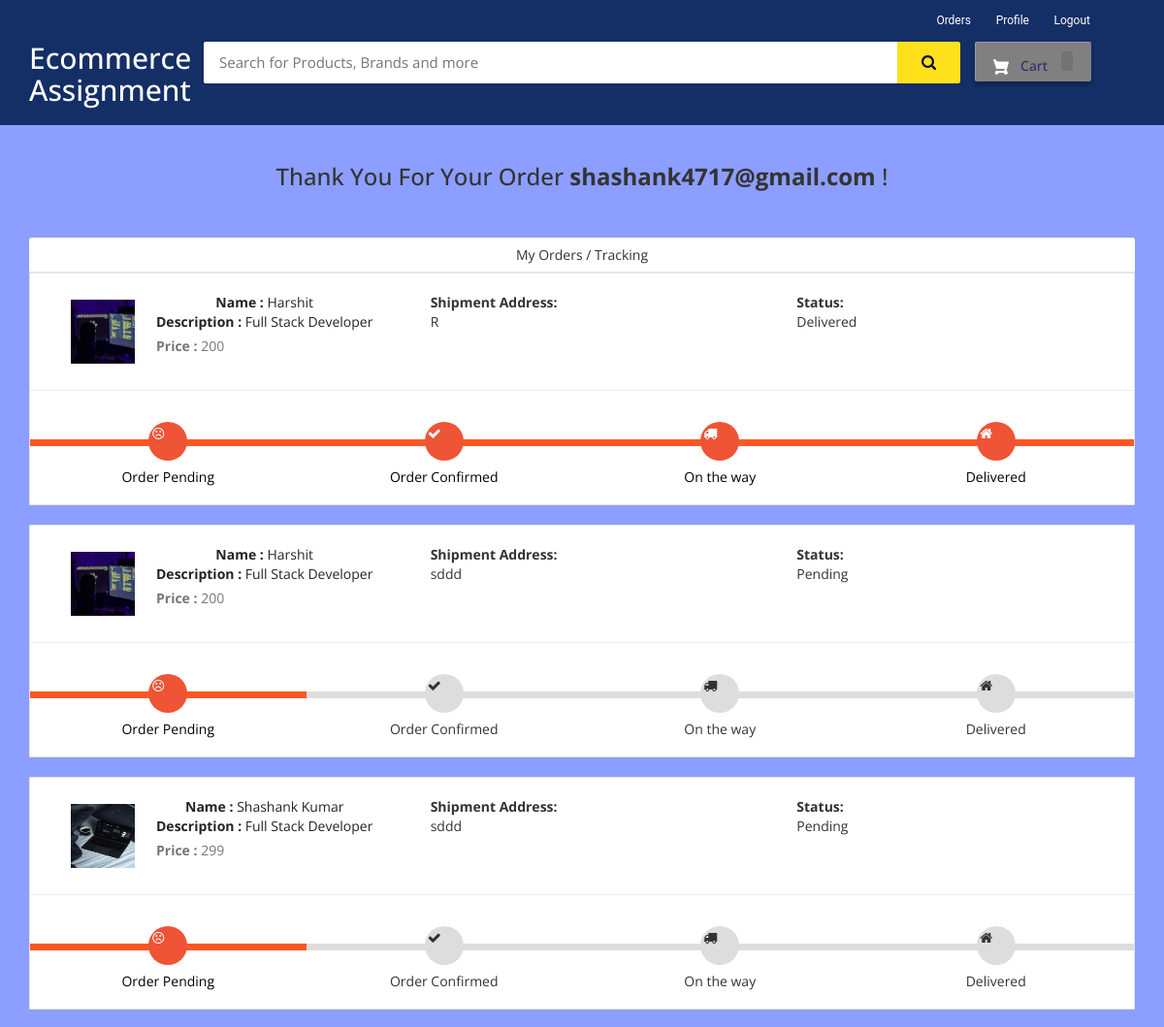
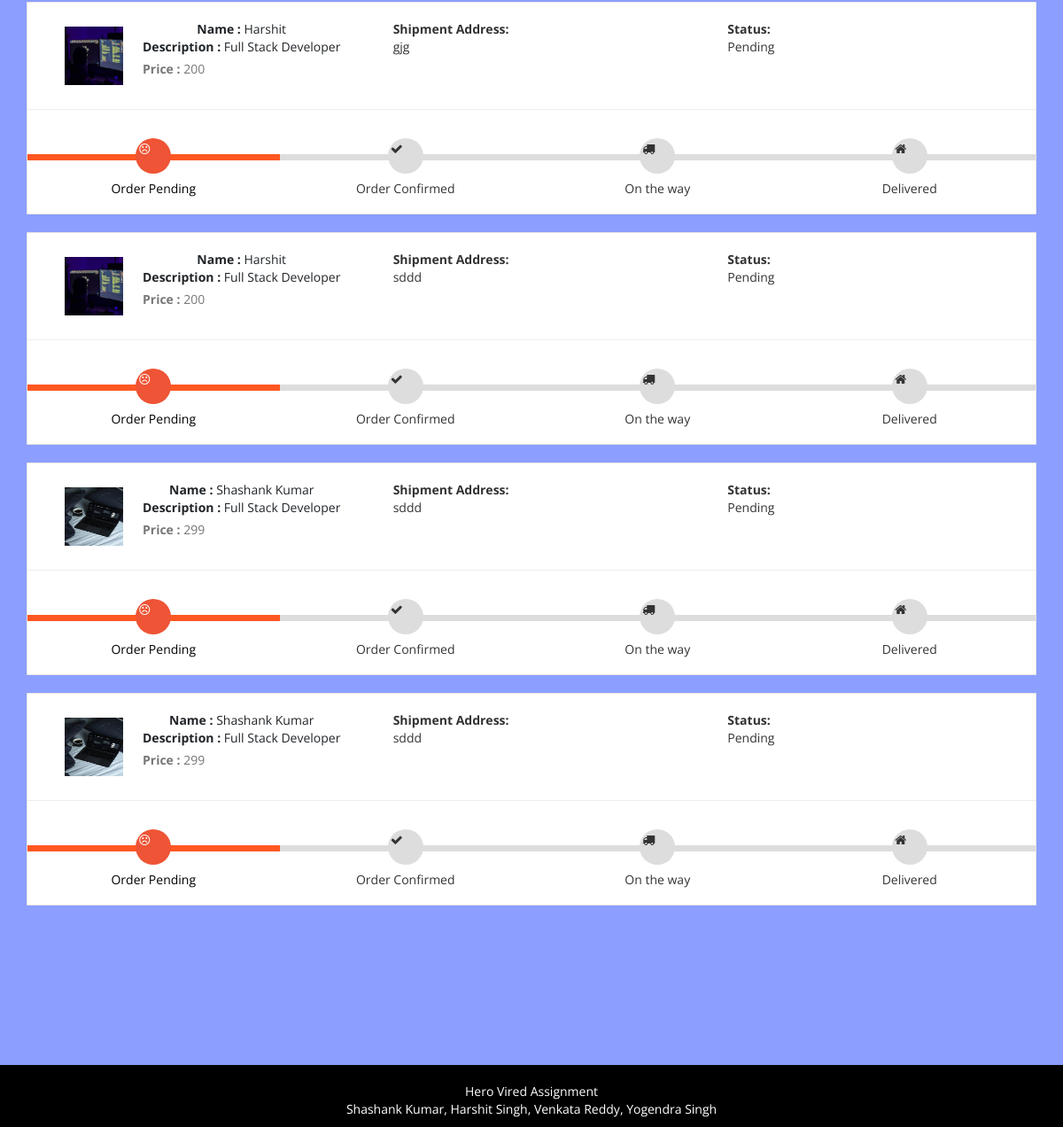
The app's page /my-order (signed in) with its own data (2 pictures, top to bottom).
### ecom/models.py (models this page shows, shortened)
class Product(models.Model):
    name=models.CharField(max_length=40)
    product_image= models.ImageField(upload_to='product_image/',null=True,blank=True)
    price = models.PositiveIntegerField()
    description=models.CharField(max_length=40)

class Orders(models.Model):
    STATUS =(
        ('Pending','Pending'),
        ('Order Confirmed','Order Confirmed'),
        ('Out for Delivery','Out for Delivery'),
        ('Delivered','Delivered'),
    )
    customer=models.ForeignKey('Customer', on_delete=models.CASCADE,null=True)
    product=models.ForeignKey('Product',on_delete=models.CASCADE,null=True)
    email = models.CharField(max_length=50,null=True)
    address = models.CharField(max_length=500,null=True)
    mobile = models.CharField(max_length=20,null=True)
    order_date= models.DateField(auto_now_add=True,null=True)
    status=models.CharField(max_length=50,null=True,choices=STATUS)

### ecom/views.py (the view)
# urls.py: path('my-order', views.my_order_view,name='my-order'),
@login_required(login_url='customerlogin')
@user_passes_test(is_customer)
def my_order_view(request):
    customer=models.Customer.objects.get(user_id=request.user.id)
    orders=models.Orders.objects.all().filter(customer_id = customer)
    ordered_products=[]
    for order in orders:
        ordered_product=models.Product.objects.all().filter(id=order.product.id)
        ordered_products.append(ordered_product)
    return render(request,'ecom/my_order.html',{'data':zip(ordered_products,orders)})

### ecom/views.py (called while the page is built)
def is_customer(user):
    return user.groups.filter(name='CUSTOMER').exists()

### templates/ecom/my_order.html (shortened to what this page needs)
{% extends 'ecom/customer_base.html' %}
{% load static %}
{% block content %}
<br>
<h3 style="text-align:center;">Thank You For Your Order  <strong>{{request.user}}</strong> !</h3> <br><br>
<div class="container">
    <header class="card-header" style="text-align:center;"> My Orders / Tracking </header>
    {% for products,order in data %}
    <article class="card">
        <div class="card-body">
            <ul class="row" style="margin-left:20px;margin-top:20px;">
                <li class="col-md-4">
                  <figure class="itemside mb-3">
                    {%for product in products%}
                      <div class="aside"><img src="{% static product.product_image.url %}" class="img-sm border"></div>
                      <figcaption class="info align-self-center">
                          <p class="title"><strong>Name : </strong>{{product.name}} <br> <strong>Description : </strong>{{product.description}}</p> <span class="text-muted"><strong>Price : </strong>{{product.price}} </span>
                      </figcaption>
                  </figure>
                </li>
                <li class="col-md-4">
                    <div class="col"> <strong>Shipment Address:</strong> <br> {{order.address}}</div>
                </li>
                <li class="col-md-4">
                    <div class="col"> <strong>Status:</strong> <br> {{order.status}} </div> <br>
                </li>
                {%endfor%}
            </ul>
            <hr>
            <div class="track">
                {%if order.status == 'Pending' %}
                <div class="step active"> <span class="icon"> <i style="padding-top:5px; padding-right:20px;" class="fa fa-frown-o"></i> </span> <span class="text">Order Pending</span> </div>
                <div class="step "> <span class="icon"> <i style="padding-top:5px; padding-right:20px;" class="fa fa-check"></i> </span> <span class="text"> Order Confirmed</span> </div>
                <div class="step "> <span class="icon"> <i style="padding-top:5px; padding-right:20px;" class="fa fa-truck"></i> </span> <span class="text"> On the way </span> </div>
                <div class="step "> <span class="icon"> <i style="padding-top:5px; padding-right:20px;" class="fa fa-home"></i> </span> <span class="text">Delivered</span> </div>
                {%else%}
                <div class="step active"> <span class="icon"> <i style="padding-top:5px; padding-right:20px;" class="fa fa-frown-o"></i> </span> <span class="text">Order Pending</span> </div>
                <div class="step active"> <span class="icon"> <i style="padding-top:5px; padding-right:20px;" class="fa fa-check"></i> </span> <span class="text"> Order Confirmed</span> </div>
                <div class="step active"> <span class="icon"> <i style="padding-top:5px; padding-right:20px;" class="fa fa-truck"></i> </span> <span class="text"> On the way </span> </div>
                <div class="step active"> <span class="icon"> <i style="padding-top:5px; padding-right:20px;" class="fa fa-home"></i> </span> <span class="text">Delivered</span> </div>
                {%endif%}
            </div>
        </div>
    </article><br>
    {%endfor%}
</div>
<br><br><br><br><br>
{% endblock content %}

### templates/ecom/customer_base.html (shortened to what this page needs)
<html>
{% load static %}
<head>
<link rel="stylesheet" href="https://maxcdn.bootstrapcdn.com/bootstrap/3.3.0/css/bootstrap.min.css">
<link rel="stylesheet" href="https://maxcdn.bootstrapcdn.com/font-awesome/4.7.0/css/font-awesome.min.css">
</head>
<body>
<div id="navbar">
    <div class="container">
        <div class="row row1">
            <ul class="largenav pull-right">
                 <li class="upper-links"><a class="links" href="/my-order">Orders</a></li>
                 <li class="upper-links"><a class="links" href="/my-profile">Profile</a></li>
                  <li class="upper-links"><a class="links" href="/logout">Logout</a></li>
            </ul>
        </div>
        <div class="row row2">
            <div class="col-sm-2">
                <h2 style="margin:0px;"><a style="text-decoration:none; color:white;" href="/"><span class="largenav">Ecommerce Assignment </span></a></h2>
            </div>
            <div class="navbar-search smallsearch col-sm-8 col-xs-11">
              <form  action="/search" method="get">
                <div class="row"> <input class="navbar-input col-xs-11" type="search" placeholder="Search for Products, Brands and more" name="query" id="query">
                  <button class="navbar-button col-xs-1" type="submit">
                  </button>
                </div>
              </form>
            </div>
            <div class="cart1 largenav col-sm-2"> <a class="cart-button" href="/cart">  Cart <span class="item-number ">{{ product_count_in_cart }}</span> </a> </div>
        </div>
    </div>
</div>
{% block content %}
{% endblock content %}
<br><br><br>
<footer>
  <br>
  <div class="container">
    <div class="row">
      <div class="col-md-12 col-sm-12">
        <div style="color:#ffffff;" class="wow fadeInUp footer-copyright">
          <p>Hero Vired Assignment <br>
           Shashank Kumar, Harshit Singh, Venkata Reddy, Yogendra Singh  </p>
        </div>
      </div>
    </div>
  </div>
</footer>
</body>
</html>

### templates/ecom/customer_base.html (style rules this page uses)
body { background-color: #ebe0e0 }
#navbar { background-color: rgb(20, 46, 102); color: rgb(53, 44, 104); }
.row1 { padding-top: 10px; padding-right: 50px }
.row2 { padding-bottom: 20px }
.navbar-input { padding: 11px 16px; border-radius: 2px 0 0 2px; border: 0 none; outline: 0 none; font-size: 15px }
.navbar-button { background-color: #ffe11b; border: 1px solid #ffe11b; border-radius: 0 2px 2px 0; color: #565656; padding: 10px 0; height: 43px; cursor: pointer }
.cart-button { background-color: #808080; box-shadow: 0 4px 4px 0 rgba(0, 0, 0, .23), inset 1px 1px 0 0 hsla(0, 0%, 100%, .2); padding: 10px 0; text-align: center; height: 41px; border-radius: 2px; font-weight: 500; width: 120px; display: inline-block; color: #FFFFFF; text-decoration: none; color: inherit; border: none; outline: none }
.cart-svg { display: inline-block; width: 16px; height: 16px; vertical-align: middle; margin-right: 8px }
.item-number { border-radius: 3px; background-color: rgba(0, 0, 0, .1); height: 20px; padding: 3px 6px; font-weight: 500; display: inline-block; color: #fff; line-height: 12px; margin-left: 10px }
.upper-links { display: inline-block; padding: 0 11px; line-height: 23px; font-family: 'Roboto', sans-serif; letter-spacing: 0; color: inherit; border: none; outline: none; font-size: 12px }
.links { color: #fff; text-decoration: none }
.largenav { display: none }
.smallsearch { margin-left: 15px; margin-top: 15px }
footer { padding: 0px 0px 0px 0px; background-color: black; margin: 0px; }
p { text-align: center; }
@media screen and (min-width: 768px) { .largenav { display: block } }
@media screen and (min-width: 768px) { .smallsearch { margin: 0px } }

### templates/ecom/my_order.html (style rules this page uses)
body { background-color: #8C9EFF; font-family: 'Open Sans', serif }
.container { margin-top: 0px; margin-bottom: 0px }
.card { position: relative; display: -webkit-box; display: -ms-flexbox; display: flex; -webkit-box-orient: vertical; -webkit-box-direction: normal; -ms-flex-direction: column; flex-direction: column; min-width: 0; word-wrap: break-word; background-color: #fff; background-clip: border-box; border: 1px solid rgba(0, 0, 0, 0.1); border-radius: 0.10rem }
.card-header:first-child { border-radius: calc(0.37rem - 1px) calc(0.37rem - 1px) 0 0 }
.card-header { padding: 0.75rem 1.25rem; margin-bottom: 0; background-color: #fff; border-bottom: 1px solid rgba(0, 0, 0, 0.1) }
.track { position: relative; background-color: #ddd; height: 7px; display: -webkit-box; display: -ms-flexbox; display: flex; margin-bottom: 60px; margin-top: 50px }
.track .step { -webkit-box-flex: 1; -ms-flex-positive: 1; flex-grow: 1; width: 25%; margin-top: -18px; text-align: center; position: relative }
.track .step.active:before { background: #FF5722 }
.track .step::before { height: 7px; position: absolute; content: ""; width: 100%; left: 0; top: 18px }
.track .step.active .icon { background: #ee5435; color: #fff }
.track .icon { display: inline-block; width: 40px; height: 40px; line-height: 40px; position: relative; border-radius: 100%; background: #ddd }
.track .step.active .text { font-weight: 400; color: #000 }
.track .text { display: block; margin-top: 7px }
.itemside { position: relative; display: -webkit-box; display: -ms-flexbox; display: flex; width: 100% }
.itemside .aside { position: relative; -ms-flex-negative: 0; flex-shrink: 0 }
.img-sm { width: 80px; height: 80px; padding: 7px }
ul.row, ul.row-sm { list-style: none; padding: 0 }
.itemside .info { padding-left: 15px; padding-right: 7px }
.itemside .title { display: block; margin-bottom: 5px; color: #212529 }
p { margin-top: 0; margin-bottom: 1rem }

### records on screen
Orders: address "R", status "Delivered", shows "Order Pending"
Product: product_image (picture), name "Harshit", description "Full Stack Developer", price "200"
Orders: address "sddd", status "Pending", shows "Order Pending"
Orders: address "sddd", status "Pending", shows "Order Pending"
Product: product_image (picture), name "Shashank Kumar", description "Full Stack Developer", price "299"
Orders: address "gjg", status "Pending", shows "Order Pending"
Orders: address "sddd", status "Pending", shows "Order Pending"
Orders: address "sddd", status "Pending", shows "Order Pending"
Orders: address "sddd", status "Pending", shows "Order Pending"

### other values on screen
{{ request.user }} "shashank4717@gmail.com"
